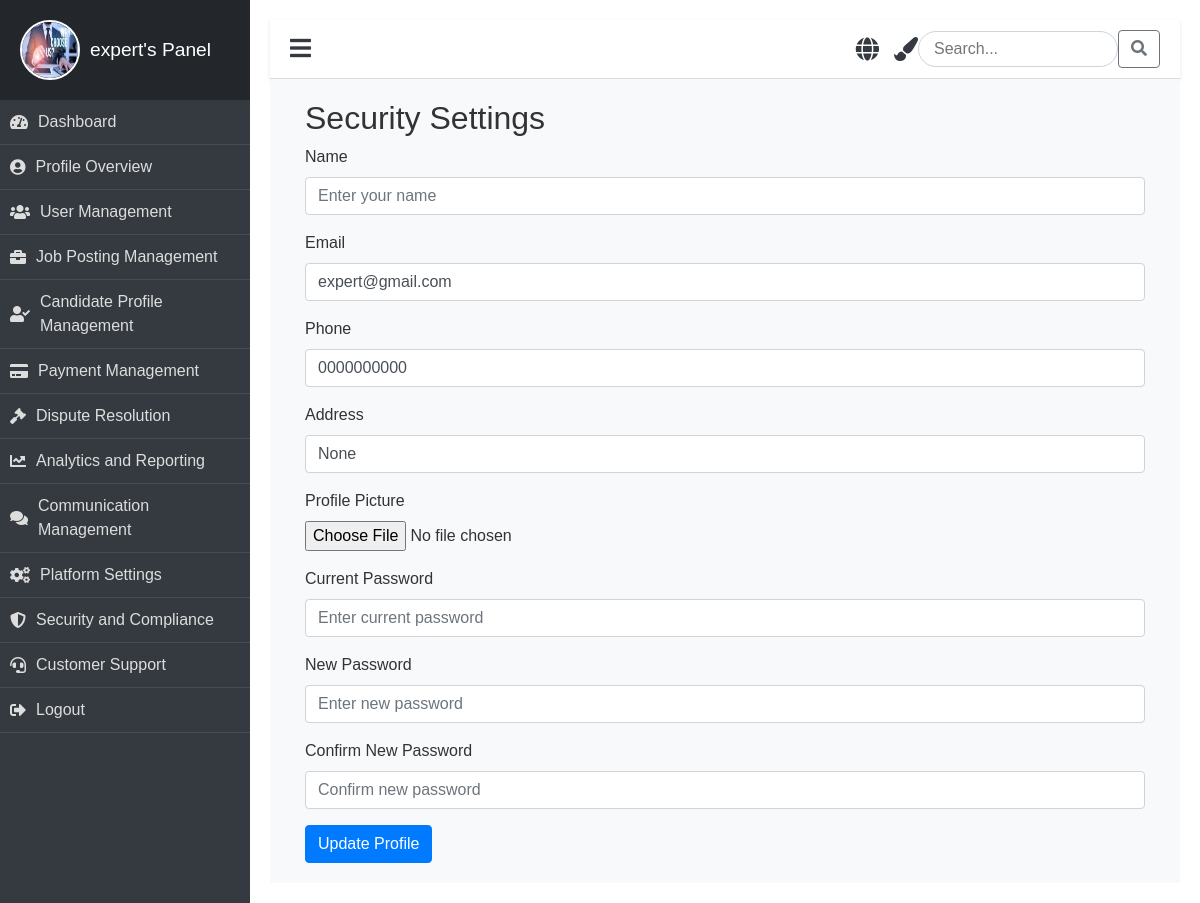
Page /security/ (signed in) on the committed database.
### job/models.py (models this page shows)
class CustomUser(AbstractUser):
    ROLE_CHOICES = (
        ('admin', 'Admin'),
        ('expert', 'Expert'),
        ('client', 'Client'),
    )
    role = models.CharField(max_length=30, choices=ROLE_CHOICES, default='client')
    profile_picture = models.ImageField(upload_to='profile_pictures/', blank=True, null=True)
    phone = models.CharField(max_length=15, default='0000000000')  # Provide a default value
    address = models.TextField(null=True, blank=True)  # Temporarily allow null

### job/views.py (the view)
# urls.py: path('security/', views.security, name='security'),
@login_required
def security(request):
    if request.method == 'POST':
        name = request.POST.get('name')
        email = request.POST.get('email')
        current_password = request.POST.get('currentPassword')
        new_password = request.POST.get('newPassword')
        confirm_password = request.POST.get('confirmPassword')
        profile_picture = request.FILES.get('profile_picture')
        request.user.name = name
        request.user.email = email
        if not request.user.check_password(current_password):
            context = {'error': 'Current password is incorrect'}
        else:
            if new_password and new_password == confirm_password:
                request.user.set_password(new_password)
            if profile_picture:
                request.user.profile_picture = profile_picture
            request.user.save()
            context = {'success': 'Settings updated successfully'}
            return redirect('user_panel')
    else:
        context = {}
    return render(request, 'panel/admin/profile/security.html', context)

### job/templates/panel/admin/profile/security.html (shortened to what this page needs)
{% extends 'panel/base/base_admin.html' %}
{% block content %}
<div class="container">
    <h2>Security Settings</h2>
    <form method="post" action="{% url 'security_settings' %}" enctype="multipart/form-data">
        <div class="form-group">
            <label for="name">Name</label>
            <input type="text" class="form-control" id="name" name="name" value="{{ user.name }}" placeholder="Enter your name">
        </div>
        <div class="form-group">
            <label for="email">Email</label>
            <input type="email" class="form-control" id="email" name="email" value="{{ user.email }}" placeholder="Enter your email">
        </div>
        <div class="form-group">
            <label for="phone">Phone</label>
            <input type="text" class="form-control" id="phone" name="phone" value="{{ user.phone }}" placeholder="Enter your phone number">
        </div>
        <div class="form-group">
            <label for="address">Address</label>
            <input type="text" class="form-control" id="address" name="address" value="{{ user.address }}" placeholder="Enter your address">
        </div>
        <div class="form-group">
            <label for="profile_picture">Profile Picture</label>
            <input type="file" class="form-control-file" id="profile_picture" name="profile_picture">
        </div>
        <div class="form-group">
            <label for="currentPassword">Current Password</label>
            <input type="password" class="form-control" id="currentPassword" name="currentPassword" placeholder="Enter current password">
        </div>
        <div class="form-group">
            <label for="newPassword">New Password</label>
            <input type="password" class="form-control" id="newPassword" name="newPassword" placeholder="Enter new password">
        </div>
        <div class="form-group">
            <label for="confirmPassword">Confirm New Password</label>
            <input type="password" class="form-control" id="confirmPassword" name="confirmPassword" placeholder="Confirm new password">
        </div>
        <button type="submit" class="btn btn-primary">Update Profile</button>
    </form>
</div>
{% endblock %}

### job/templates/panel/base/base_admin.html (shortened to what this page needs)
{% load static %}
<!DOCTYPE html>
<html lang="en">
<head>
    <link rel="stylesheet" href="https://stackpath.bootstrapcdn.com/bootstrap/4.5.2/css/bootstrap.min.css">
    <link rel="stylesheet" href="https://cdnjs.cloudflare.com/ajax/libs/font-awesome/5.15.3/css/all.min.css">
    <link rel="stylesheet" href="{% static 'css/clients.css' %}">
</head>
<body>
    <div class="dashboard">
        <div class="dashboard-nav">
            <header>
                <a href="{% url 'admin_panel' %}" class="brand-logo animate__animated animate__fadeInLeft">
                    {% if user.profile_picture %}
                        <img src="{{ user.profile_picture.url }}" alt="{{ user.username }}'s profile picture" class="profile-pic" />
                    {% else %}
                        <img src="{% static 'image/why.jpeg' %}" alt="Default Avatar" class="profile-pic" />
                    {% endif %}
                    <span>{{ user.username }}'s Panel</span>
                </a>
            </header>
            <nav class="dashboard-nav-list">
                <a href="{% url 'admin_panel' %}" class="dashboard-nav-item"><i class="fas fa-tachometer-alt"></i> Dashboard</a>
                <a href="{% url 'profile_admin' %}" class="dashboard-nav-item"><i class="fas fa-user-circle"></i> Profile Overview</a>
                <a href="{% url 'user_management' %}" class="dashboard-nav-item"><i class="fas fa-users"></i> User Management</a>
                <a href="{% url 'job_posting_management' %}" class="dashboard-nav-item"><i class="fas fa-briefcase"></i> Job Posting Management</a>
                <a href="{% url 'portfolio_management' %}" class="dashboard-nav-item"><i class="fas fa-user-check"></i> Candidate Profile Management</a>
                <a href="#" class="dashboard-nav-item"><i class="fas fa-credit-card"></i> Payment Management</a>
                <a href="#" class="dashboard-nav-item"><i class="fas fa-gavel"></i> Dispute Resolution</a>
                <a href="#" class="dashboard-nav-item"><i class="fas fa-chart-line"></i> Analytics and Reporting</a>
                <a href="{% url 'post_communication' %}" class="dashboard-nav-item"><i class="fas fa-comments"></i> Communication Management</a>
                <a href="{% url 'security' %}" class="dashboard-nav-item"><i class="fas fa-cogs"></i> Platform Settings</a>
                <a href="#" class="dashboard-nav-item"><i class="fas fa-shield-alt"></i> Security and Compliance</a>
                <a href="{% url 'manage_contact' %}" class="dashboard-nav-item"><i class="fas fa-headset"></i> Customer Support</a>
                <a href="{% url 'logout' %}" class="dashboard-nav-item"><i class="fas fa-sign-out-alt"></i> Logout</a>
            </nav>
        </div>
        <main class="dashboard-app">
            <header class="dashboard-toolbar">
                <a href="#!" class="menu-toggle"><i class="fas fa-bars"></i></a>
                <div class="header-icons">
                    <i class="fas fa-globe icon" title="Change Language" onclick="toggleLanguage()"></i>
                    <i class="fas fa-paint-brush icon" title="Change Theme" onclick="toggleTheme()"></i>
                    <div class="search-bar">
                        <input type="text" placeholder="Search..." aria-label="Search" />
                        <button class="btn btn-outline-secondary" type="button"><i class="fas fa-search"></i></button>
                    </div>
                </div>
            </header>
            <div class="dashboard-content">
                {% block content %}{% endblock %}
            </div>
        </main>
    </div>
</body>
</html>

### job/static/css/clients.css (style rules this page uses)
body { font-family: 'Arial', sans-serif; background-color: #f8f9fa; color: #333; margin: 0; padding: 0; overflow-x: hidden; }
.dashboard { display: flex; min-height: 100vh; }
.dashboard-nav { width: 250px; background-color: #343a40; color: #fff; transition: width 0.4s ease, opacity 0.4s ease; opacity: 1; }
.dashboard-nav header { padding: 20px; display: flex; align-items: center; justify-content: flex-start; background-color: #23272b; text-align: left; }
.dashboard-nav .profile-pic { width: 60px; height: 60px; border-radius: 50%; margin-right: 10px; border: 2px solid #fff; }
.dashboard-nav .brand-logo { display: flex; align-items: center; font-size: 1.2rem; color: #fff; text-decoration: none; }
.dashboard-nav .brand-logo span { transition: opacity 0.4s ease; }
.dashboard-nav .dashboard-nav-list { padding: 0; margin: 0; list-style: none; }
.dashboard-nav-item { display: flex; align-items: center; padding: 15px; font-size: 1rem; color: #ddd; text-decoration: none; border-bottom: 1px solid #454d55; transition: background-color 0.3s ease; }
.dashboard-nav-item i { margin-right: 10px; }
.dashboard-app { flex-grow: 1; background-color: #fff; padding: 20px; transition: margin-left 0.4s ease; }
.dashboard-toolbar { display: flex; justify-content: space-between; align-items: center; padding: 10px 20px; background-color: #fff; border-bottom: 1px solid #ddd; box-shadow: 0 2px 4px rgba(0, 0, 0, 0.1); }
.dashboard-toolbar .menu-toggle { font-size: 1.5rem; cursor: pointer; color: #343a40; }
.header-icons .icon { margin-left: 15px; font-size: 1.3rem; color: #343a40; transition: color 0.3s ease; }
.search-bar input { width: 200px; border-radius: 20px; border: 1px solid #ced4da; padding: 5px 15px; transition: width 0.3s ease; }
.dashboard-content { padding: 20px; background-color: #f8f9fa; }
.dashboard-nav .brand-logo { animation: slideIn 1s ease-in-out; }
.dashboard-nav-item { position: relative; overflow: hidden; }
.dashboard-nav-item::before { content: ''; position: absolute; top: 0; left: 0; width: 100%; height: 100%; background-color: rgba(255, 255, 255, 0.2); transform: translateX(-100%); transition: transform 0.5s ease; }
.dashboard-app { animation: fadeIn 1s ease-in-out; }

### job/templates/panel/base/base_admin.html (style rules this page uses)
.profile-pic { width: 50px; height: 50px; border-radius: 50%; margin-right: 10px; }
.header-icons { display: flex; align-items: center; }
.header-icons .icon { margin-left: 15px; cursor: pointer; font-size: 1.5rem; }
.search-bar { margin-left: auto; display: flex; align-items: center; }
.search-bar input { border-radius: 20px; border: 1px solid #ced4da; padding: 5px 15px; width: 200px; }
.dashboard-nav-list a { display: flex; align-items: center; padding: 10px; }

### rows in the picture
CustomUser: username "expert", email "expert@gmail.com", phone "0000000000", address "None"
